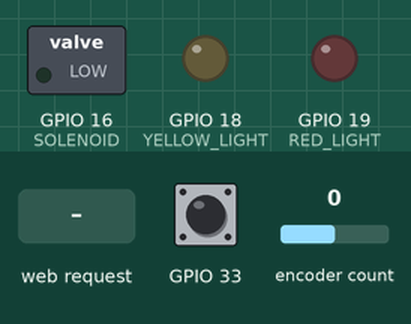
A sketch run on a simulated ESP32. Parts: switched loads named in the sketch (green lamp = pin HIGH), output pins drawn as LEDs (lit = HIGH). The inputs (shaded band) are chosen by the test bench; at power-on: encoder count 0, GPIO 33 HIGH. WiFi joins after 1.5 s; servers stay silent unless stated; what the sketch prints to the serial monitor is not drawn.

Above: at 2.7 s.
2.8 s: encoder count set to 1
At 4.0 s:
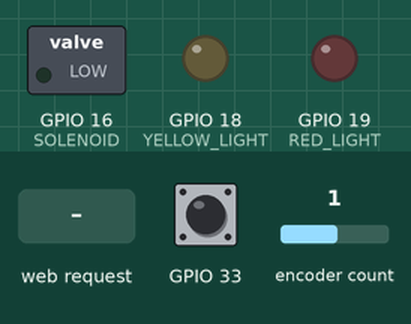
5.8 s: HTTP request GET /unlock received
At 6.2 s:
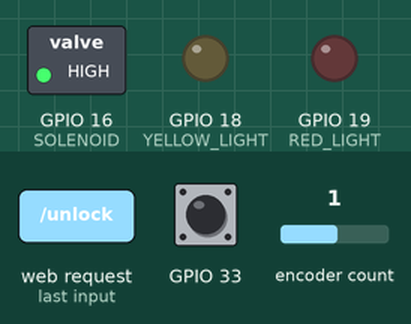
At 16.2 s:
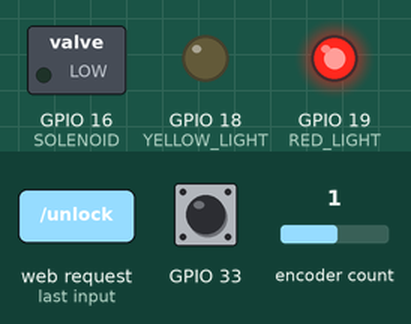
Timing chart, 0 to 17.3 s (numbered marks = the images above; inputs shaded):
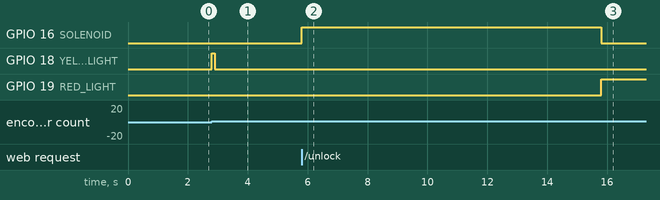

The sketch:

main.ino
```cpp
#include <EncButton.h>
#include <WiFi.h>
#include <WebServer.h>

// Пины подключения
#define BUZZER_PIN 22
#define BUZZER_FREQ_HIGH 2000
#define BUZZER_FREQ_LOW 500
#define BUZZER_FREQ 1000
#define PWM_RESOLUTION 8   // 8 бит (0–255)
#define PWM_CHANNEL 0

#define ENCODER_KEY 33
#define ENCODER_S1 35
#define ENCODER_S2 32

#define YELLOW_LIGHT 18
#define RED_LIGHT 19

#define SOLENOID 16

// WiFi настройки
const char* ssid = "RT-GPON-0958";
const char* password = "Fd3ahai2ah";

// Глобальные переменные
EncButton enc(ENCODER_S1, ENCODER_S2, ENCODER_KEY);
WebServer server(80);

// Код замка (по умолчанию 1,2,3,4,5)
int code[5] = {1, 2, 3, 4, 5};

// Переменные для ввода кода
int current_code[10];  // Максимум 10 цифр
int current_code_length = 0;
int current_number = 0;  // Текущее набираемое число
unsigned long last_rotation_time = 0;
bool entering_code = false;
bool last_direction_right = true;  // true = right, false = left
const unsigned long TIMEOUT_MS = 5000;  // 5 секунд таймаут

void setup() {
  Serial.begin(115200);

  // Настройка PWM для динамика
  ledcAttach(BUZZER_PIN, BUZZER_FREQ, PWM_RESOLUTION);

  // Настройка пинов
  pinMode(SOLENOID, OUTPUT);
  pinMode(YELLOW_LIGHT, OUTPUT);
  pinMode(RED_LIGHT, OUTPUT);
  digitalWrite(SOLENOID, LOW);
  digitalWrite(YELLOW_LIGHT, LOW);
  digitalWrite(RED_LIGHT, LOW);

  // Подключение к WiFi
  connectToWiFi();

  // Настройка веб-сервера
  setupWebServer();

  Serial.println("Smart Lock ready!");
  printCurrentCode();
}

void connectToWiFi() {
  Serial.print("Connecting to WiFi");
  WiFi.begin(ssid, password);

  while (WiFi.status() != WL_CONNECTED) {
    delay(500);
    Serial.print(".");
  }

  Serial.println();
  Serial.print("Connected! IP address: ");
  Serial.println(WiFi.localIP());
}

void setupWebServer() {
  // Эндпоинт для смены кода
  server.on("/change", HTTP_GET, []() {
    if (server.hasArg("code")) {
      String newCode = server.arg("code");

      if (validateNewCode(newCode)) {
        updateCode(newCode);
        server.send(200, "text/plain", "Code updated successfully");
        Serial.println("Code updated via web interface");
        printCurrentCode();
      } else {
        server.send(401, "text/plain", "Invalid code format. Must be 5 digits from 1 to 9");
      }
    } else {
      server.send(400, "text/plain", "Missing code parameter");
    }
  });

  // Эндпоинт для открытия замка
  server.on("/unlock", HTTP_GET, []() {
    Serial.println("Unlock requested via web interface");
    openLock();
    server.send(200, "text/plain", "Lock opened");
  });

  server.begin();
  Serial.println("Web server started");
}

bool validateNewCode(String codeStr) {
  if (codeStr.length() != 5) {
    return false;
  }

  for (int i = 0; i < 5; i++) {
    char digit = codeStr.charAt(i);
    if (digit < '1' || digit > '9') {
      return false;
    }
  }

  return true;
}

void updateCode(String codeStr) {
  for (int i = 0; i < 5; i++) {
    code[i] = codeStr.charAt(i) - '0';
  }
}

void printCurrentCode() {
  Serial.print("Current code: ");
  for (int i = 0; i < 5; i++) {
    Serial.print(code[i]);
  }
  Serial.println();
}

void rotateBeep() {
  ledcWriteChannel(PWM_CHANNEL, 32);
  digitalWrite(YELLOW_LIGHT, HIGH);
  delay(100);
  ledcWriteChannel(PWM_CHANNEL, 0);
  digitalWrite(YELLOW_LIGHT, LOW);
}

void beepLow() {
  ledcChangeFrequency(BUZZER_PIN, BUZZER_FREQ_LOW, PWM_RESOLUTION);
  rotateBeep();
}

void beepHigh() {
  ledcChangeFrequency(BUZZER_PIN, BUZZER_FREQ_HIGH, PWM_RESOLUTION);
  rotateBeep();
}

void resetCurrentCode() {
  current_code_length = 0;
  current_number = 0;
  entering_code = false;
  Serial.println("Code input reset");
}

void showError() {
  digitalWrite(RED_LIGHT, HIGH);
  delay(2000);
  digitalWrite(RED_LIGHT, LOW);
}

void openLock() {
  Serial.println("Lock opened!");
  digitalWrite(SOLENOID, HIGH);
  delay(10000);  // 10 секунд
  digitalWrite(SOLENOID, LOW);
  Serial.println("Lock closed");
}

void addNumberToCode() {
  if (current_number > 0 && current_number <= 9 && current_code_length < 10) {
    current_code[current_code_length] = current_number;
    current_code_length++;
    Serial.print("Added number: ");
    Serial.println(current_number);
    current_number = 0;
  }
}

bool compareCode() {
  if (current_code_length != 5) {
    return false;
  }

  for (int i = 0; i < 5; i++) {
    if (current_code[i] != code[i]) {
      return false;
    }
  }

  return true;
}

void printCurrentInput() {
  Serial.print("Current input: ");
  for (int i = 0; i < current_code_length; i++) {
    Serial.print(current_code[i]);
  }
  if (current_number > 0) {
    Serial.print(" (entering: ");
    Serial.print(current_number);
    Serial.print(")");
  }
  Serial.println();
}

void handleTimeout() {
  if (entering_code && millis() - last_rotation_time > TIMEOUT_MS) {
    Serial.println("Timeout! Code reset");
    resetCurrentCode();
    showError();
  }
}

void handleRotation(bool is_right) {
  unsigned long current_time = millis();

  // Если это первое вращение или смена направления
  if (!entering_code) {
    entering_code = true;
    current_number = 1;
    last_direction_right = is_right;
    Serial.println("Started entering code");
  } else if (last_direction_right != is_right) {
    // Смена направления - добавляем текущее число в код
    addNumberToCode();
    current_number = 1;
    last_direction_right = is_right;
  } else {
    // Продолжение в том же направлении
    if (current_number < 9) {
      current_number++;
    }
  }

  last_rotation_time = current_time;

  // Звук в зависимости от направления
  if (is_right) {
    beepLow();
  } else {
    beepHigh();
  }

  printCurrentInput();
}

void handleClick() {
  if (entering_code) {
    // Добавляем последнее число
    addNumberToCode();

    // Проверяем код
    Serial.print("Checking code... ");
    if (compareCode()) {
      Serial.println("Correct!");
      openLock();
    } else {
      Serial.println("Incorrect!");
      showError();
    }

    resetCurrentCode();
  } else {
    Serial.println("Click without code entry");
  }
}

void loop() {
  // Обработка веб-сервера
  server.handleClient();

  // Обработка энкодера
  enc.tick();

  // Проверка таймаута
  handleTimeout();

  // Проверка вращения энкодера
  if (enc.right()) {
    Serial.println("Rotate Right");
    handleRotation(true);
  }

  if (enc.left()) {
    Serial.println("Rotate Left");
    handleRotation(false);
  }

  // Проверка нажатия кнопки
  if (enc.click()) {
    Serial.println("Click!");
    handleClick();
  }
}
```

Measured:
- after the input at 2.8 s, GPIO 18 (YELLOW_LIGHT): LOW → HIGH at once, → LOW 0.10 s later
- after the input at 5.8 s, GPIO 16 (SOLENOID): LOW → HIGH at once, → LOW 10.0 s later
